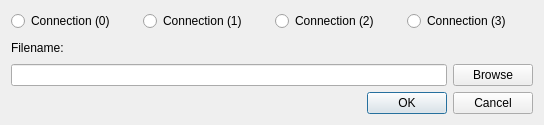
<?xml version="1.0" encoding="UTF-8"?>
<ui version="4.0">
 <class>LoadCCPConfigDialog</class>
 <widget class="QDialog" name="LoadCCPConfigDialog">
  <property name="geometry">
   <rect>
    <x>0</x>
    <y>0</y>
    <width>544</width>
    <height>125</height>
   </rect>
  </property>
  <property name="windowTitle">
   <string>Import CCP Config</string>
  </property>
  <property name="windowIcon">
   <iconset resource="../Icons.qrc">
    <normaloff>:/Icons/car.png</normaloff>:/Icons/car.png</iconset>
  </property>
  <layout class="QVBoxLayout" name="verticalLayout_2">
   <item>
    <layout class="QHBoxLayout" name="horizontalLayout">
     <item>
      <widget class="QRadioButton" name="radioButtonCon0">
       <property name="text">
        <string>Connection (0)</string>
       </property>
      </widget>
     </item>
     <item>
      <widget class="QRadioButton" name="radioButtonCon1">
       <property name="text">
        <string>Connection (1)</string>
       </property>
      </widget>
     </item>
     <item>
      <widget class="QRadioButton" name="radioButtonCon2">
       <property name="text">
        <string>Connection (2)</string>
       </property>
      </widget>
     </item>
     <item>
      <widget class="QRadioButton" name="radioButtonCon3">
       <property name="text">
        <string>Connection (3)</string>
       </property>
      </widget>
     </item>
    </layout>
   </item>
   <item>
    <layout class="QVBoxLayout" name="verticalLayout">
     <item>
      <widget class="QLabel" name="label">
       <property name="text">
        <string>Filename:</string>
       </property>
      </widget>
     </item>
     <item>
      <layout class="QHBoxLayout" name="horizontalLayout_2">
       <item>
        <widget class="QLineEdit" name="lineEditBrowse"/>
       </item>
       <item>
        <widget class="QPushButton" name="pushButtonBrowse">
         <property name="text">
          <string>Browse</string>
         </property>
        </widget>
       </item>
      </layout>
     </item>
    </layout>
   </item>
   <item>
    <widget class="QDialogButtonBox" name="buttonBox">
     <property name="orientation">
      <enum>Qt::Horizontal</enum>
     </property>
     <property name="standardButtons">
      <set>QDialogButtonBox::Cancel|QDialogButtonBox::Ok</set>
     </property>
    </widget>
   </item>
  </layout>
 </widget>
 <resources>
  <include location="../Icons.qrc"/>
 </resources>
 <connections>
  <connection>
   <sender>buttonBox</sender>
   <signal>accepted()</signal>
   <receiver>LoadCCPConfigDialog</receiver>
   <slot>accept()</slot>
   <hints>
    <hint type="sourcelabel">
     <x>248</x>
     <y>254</y>
    </hint>
    <hint type="destinationlabel">
     <x>157</x>
     <y>274</y>
    </hint>
   </hints>
  </connection>
  <connection>
   <sender>buttonBox</sender>
   <signal>rejected()</signal>
   <receiver>LoadCCPConfigDialog</receiver>
   <slot>reject()</slot>
   <hints>
    <hint type="sourcelabel">
     <x>316</x>
     <y>260</y>
    </hint>
    <hint type="destinationlabel">
     <x>286</x>
     <y>274</y>
    </hint>
   </hints>
  </connection>
 </connections>
</ui>
